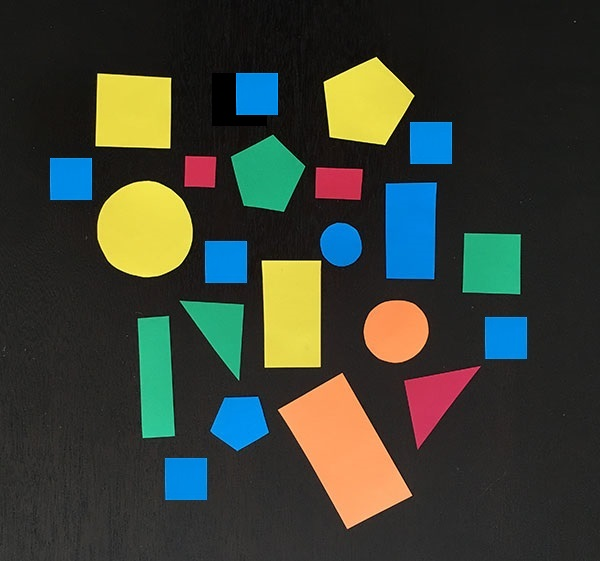
//> input picture KZup3/objects.jpg, 600 x 561 px
$ ./zad   (built with g++ and OpenCV 4)
//> lines starting //> are read from the running program, lines starting //| are printed output that depends on the picture; after the words box and inside, x2 and y2 are one past the last pixel; in counts of white or black regions, pixels touching at a corner belong together
#include "opencv2/imgcodecs.hpp"
#include "opencv2/highgui.hpp"
#include "opencv2/imgproc.hpp"
#include <list>
#include <iterator>
#include <iostream>
using namespace std;
using namespace cv;

int main(int argc, char** argv)
{
	Mat ref = imread("objects.jpg");
//> ref is the input picture: 561 rows x 600 cols, CV_8UC3; mean B, G, R 52.5, 62.8, 57.6
	Mat tpl = imread("sq.png");
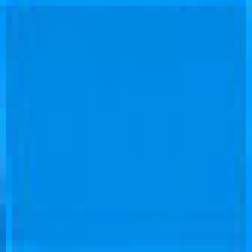
//> input picture KZup3/sq.png, 42 x 42 px (shown 6 times larger)
//> tpl is the input picture: 42 rows x 42 cols, CV_8UC3; mean B, G, R 230.2, 139.3, 1

	Mat ref_gray, tpl_gray;
	cvtColor(ref, ref_gray, COLOR_BGR2GRAY);
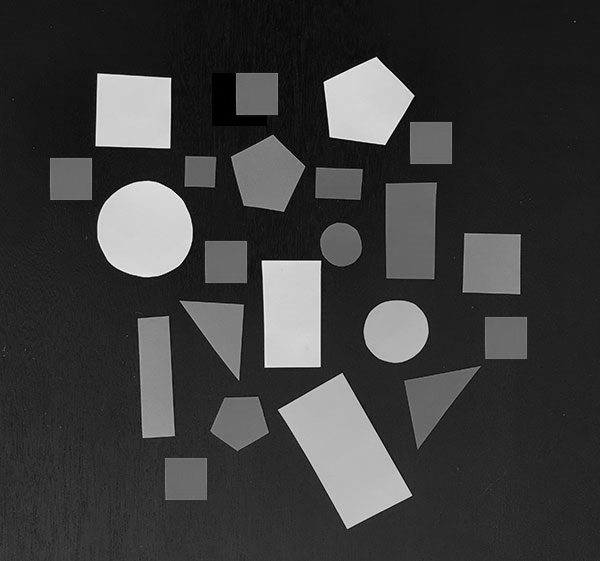
//> ref_gray: 561 rows x 600 cols, CV_8UC1; min 0, max 244, mean 60.1
	cvtColor(tpl, tpl_gray, COLOR_BGR2GRAY);
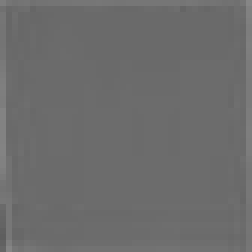
//> tpl_gray: 42 rows x 42 cols, CV_8UC1 (shown 6 times larger); min 94, max 134, mean 108.3

	Mat res(ref.rows - tpl.rows + 1, ref.cols - tpl.cols + 1, CV_32FC1);
	matchTemplate(ref_gray, tpl_gray, res, TM_CCOEFF_NORMED);
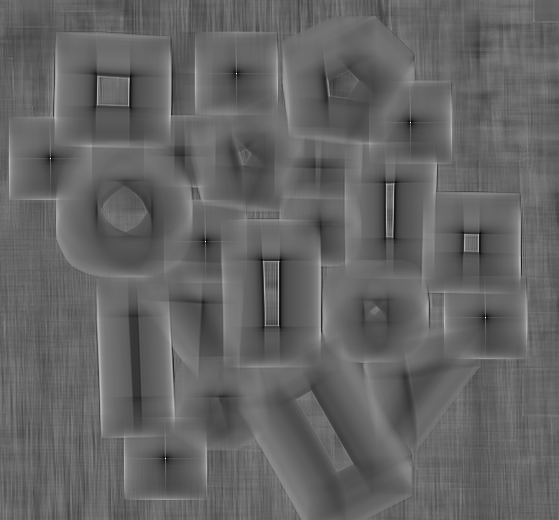
//> res: 520 rows x 559 cols, CV_32FC1; min -0.622, max 0.988, mean 0.0118; drawn with min black and max white
	threshold(res, res, 0.8, 1., THRESH_TOZERO);
	int count = 0;
	while (true)
	{
		double minval, maxval, threshold = 0.8;
		Point minloc, maxloc;
		minMaxLoc(res, &minval, &maxval, &minloc, &maxloc);

		if (maxval >= threshold)
		{
			rectangle(ref, maxloc, Point(maxloc.x + tpl.cols, maxloc.y + tpl.rows), CV_RGB(100, 100, 100), 2);
			count++;
			floodFill(res, maxloc, Scalar(0), 0, Scalar(.1), Scalar(1.));
		}
		else
			break;
	}
//> this loop made 7 passes
//> (maxval, maxloc) on passes 1 to 7: (0.988, Point(50, 158)), (0.977, Point(410, 122)), (0.972, Point(236, 73)), (0.971, Point(165, 458)), (0.971, Point(485, 317)), (0.965, Point(205, 241)), (0, Point(0, 0))
//> res: 520 rows x 559 cols, CV_32FC1; every value is 0
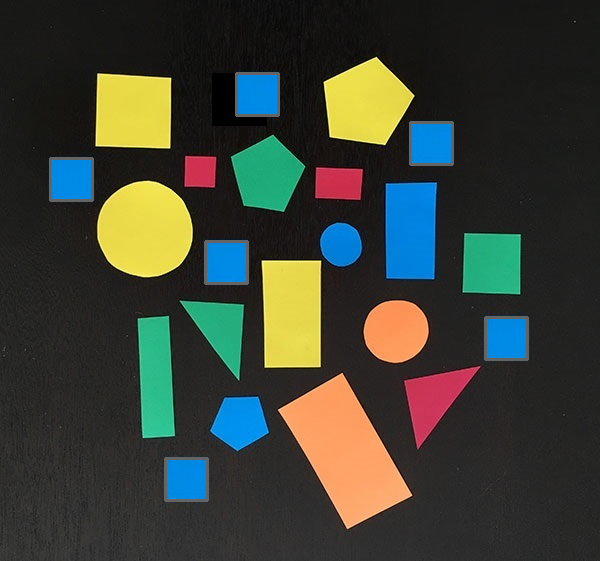
//> ref: 561 rows x 600 cols, CV_8UC3; 0.89% of pixels changed, all inside (x1, y1, x2, y2) = (49, 72, 529, 502)
//> after the loop, count = 6
	cout << "Count of matches: " << count << endl;
//| Count of matches: 6
	imshow("", ref);
	waitKey(0);
	return 0;
}
